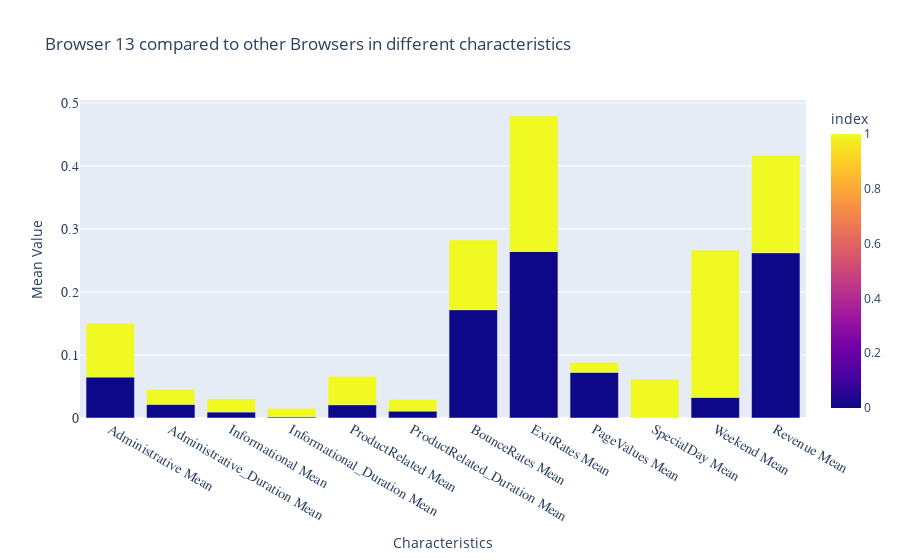

Write notebook code for a chart like this one.
### Markdown cell above
## 1.2 Comparison between browser 13 and other browsers

### Code cell
b13_shoppers = shoppers_data.query('Browser == 1')
other_shoppers = shoppers_data.query('Browser != 1')

df = {
    "Administrative Mean": [b13_shoppers["Administrative"].mean(), other_shoppers["Administrative"].mean()],
    "Administrative_Duration Mean": [b13_shoppers["Administrative_Duration"].mean(), other_shoppers["Administrative_Duration"].mean()],
    "Informational Mean": [b13_shoppers["Informational"].mean(), other_shoppers["Informational"].mean()],
    "Informational_Duration Mean": [b13_shoppers["Informational_Duration"].mean(), other_shoppers["Informational_Duration"].mean()],
    "ProductRelated Mean": [b13_shoppers["ProductRelated"].mean(), other_shoppers["ProductRelated"].mean()],
    "ProductRelated_Duration Mean": [b13_shoppers["ProductRelated_Duration"].mean(), other_shoppers["ProductRelated_Duration"].mean()],
    "BounceRates Mean": [b13_shoppers["BounceRates"].mean(), other_shoppers["BounceRates"].mean()],
    "ExitRates Mean": [b13_shoppers["ExitRates"].mean(), other_shoppers["ExitRates"].mean()],
    "PageValues Mean": [b13_shoppers["PageValues"].mean(), other_shoppers["PageValues"].mean()],
    "SpecialDay Mean": [b13_shoppers["SpecialDay"].mean(), other_shoppers["SpecialDay"].mean()],
    # "OperatingSystems Mean": [b13_shoppers["OperatingSystems"].mean(), other_shoppers["OperatingSystems"].mean()],
    # "Region Mean": [b13_shoppers["Region"].mean(), other_shoppers["Region"].mean()],
    # "TrafficType Mean": [b13_shoppers["TrafficType"].mean(), other_shoppers["TrafficType"].mean()],
    "Weekend Mean": [b13_shoppers["Weekend"].mean(), other_shoppers["Weekend"].mean()],
    "Revenue Mean": [b13_shoppers["Revenue"].mean(), other_shoppers["Revenue"].mean()],
    }

comparison_shoppers = pd.DataFrame(data=df)
comparison_shoppers_melted = comparison_shoppers.melt(var_name='Variable', value_name='Value', ignore_index=False)
comparison_shoppers_melted = comparison_shoppers_melted.reset_index()

comparison_fig = px.bar(
    data_frame=comparison_shoppers_melted,
    x="Variable",
    y="Value",
    color="index",
    barmode="group",
    title = "Browser 13 compared to other Browsers in different characteristics",
    )

comparison_fig.update_layout(
    xaxis=dict(tickfont=dict(family='Arial Black', size=14)),
    yaxis=dict(tickfont=dict(family='Arial Black', size=14)),
    xaxis_title = "Characteristics",
    yaxis_title = "Mean Value"
    )

comparison_fig.show()

### Figure 1 — Plotly figure (JSON) as saved in the notebook; plotly's stock layout.template omitted (floating-point values rounded to 4 significant figures)
{"data": [{"alignmentgroup": "True", "hovertemplate": "Variable=%{x}<br>Value=%{y}<br>index=%{marker.color}<extra></extra>", "legendgroup": "", "marker": {"color": [0, 1, 0, 1, 0, 1, 0, 1, 0, 1, 0, 1, 0, 1, 0, 1, 0, 1, 0, 1, 0, 1, 0, 1], "coloraxis": "coloraxis", "pattern": {"shape": ""}}, "name": "", "offsetgroup": "", "orientation": "v", "showlegend": false, "textposition": "auto", "type": "bar", "x": ["Administrative Mean", "Administrative Mean", "Administrative_Duration Mean", "Administrative_Duration Mean", "Informational Mean", "Informational Mean", "Informational_Duration Mean", "Informational_Duration Mean", "ProductRelated Mean", "ProductRelated Mean", "ProductRelated_Duration Mean", "ProductRelated_Duration Mean", "BounceRates Mean", "BounceRates Mean", "ExitRates Mean", "ExitRates Mean", "PageValues Mean", "PageValues Mean", "SpecialDay Mean", "SpecialDay Mean", "Weekend Mean", "Weekend Mean", "Revenue Mean", "Revenue Mean"], "xaxis": "x", "y": [0.06497, 0.08585, 0.02169, 0.02379, 0.009563, 0.02104, 0.00185, 0.01358, 0.02111, 0.04513, 0.01093, 0.01871, 0.1719, 0.1107, 0.2642, 0.2151, 0.07261, 0.016, 0, 0.06173, 0.03279, 0.2336, 0.2623, 0.1542], "yaxis": "y"}], "layout": {"barmode": "group", "coloraxis": {"colorbar": {"title": {"text": "index"}}, "colorscale": [[0, "#0d0887"], [0.1111, "#46039f"], [0.2222, "#7201a8"], [0.3333, "#9c179e"], [0.4444, "#bd3786"], [0.5556, "#d8576b"], [0.6667, "#ed7953"], [0.7778, "#fb9f3a"], [0.8889, "#fdca26"], [1, "#f0f921"]]}, "legend": {"tracegroupgap": 0}, "title": {"text": "Browser 13 compared to other Browsers in different characteristics"}, "xaxis": {"anchor": "y", "domain": [0, 1], "tickfont": {"family": "Arial Black", "size": 14}, "title": {"text": "Characteristics"}}, "yaxis": {"anchor": "x", "domain": [0, 1], "tickfont": {"family": "Arial Black", "size": 14}, "title": {"text": "Mean Value"}}}}
